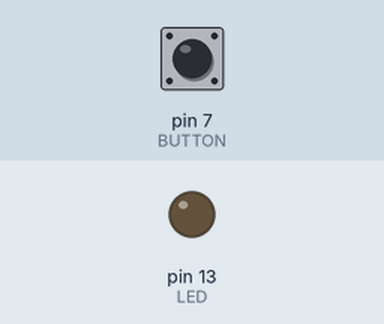
This sketch was run on a simulated Arduino Uno, built with avr-gcc and run on an emulated ATmega328P. Parts: output pins drawn as LEDs (lit = HIGH). Inputs (shaded band) come from the test bench; at power-on: pin 7 (BUTTON) LOW.

Above: at 1.2 s.
1.3 s: pin 7 (BUTTON) pulled HIGH for 0.15 s
At 2.5 s:
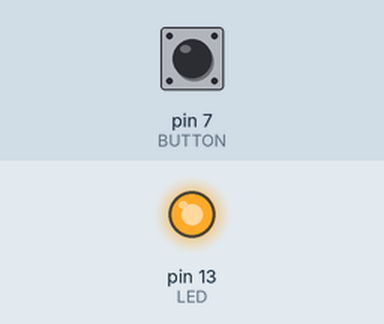
2.9 s: pin 7 (BUTTON) pulled HIGH for 1 s
At 3.7 s:
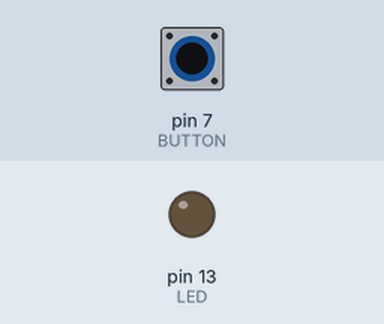
5.4 s: pin 7 (BUTTON) pulled HIGH for 3.2 s
At 6.9 s:
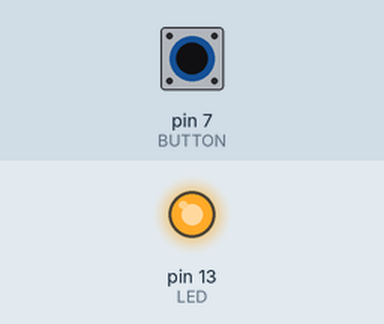
Timing chart, 0 to 8.4 s (numbered marks = the images above; inputs shaded):
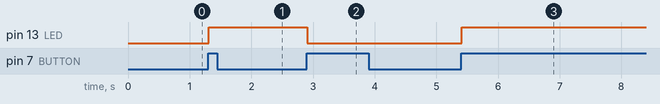

The sketch:

exp2.ino
```cpp
#define LED 13
#define BUTTON 7
int state=0;
int val = 0;
int old_val=0;


void setup()
{
   pinMode(LED,OUTPUT);
   pinMode(BUTTON,INPUT);
}

void loop()
{
  val=digitalRead(BUTTON);


  if ((val==HIGH)&&(old_val==LOW)){
    state=1-state;
    delay(10);
  }
  old_val=val;
    if(state==1){
  digitalWrite(LED,HIGH);
  }else{
  digitalWrite(LED,LOW);
  }
}
```

Measured:
- after the input at 1.3 s, pin 13 (LED): LOW → HIGH at once
- after the input at 2.9 s, pin 13 (LED): HIGH → LOW at once
- after the input at 5.4 s, pin 13 (LED): LOW → HIGH at once
